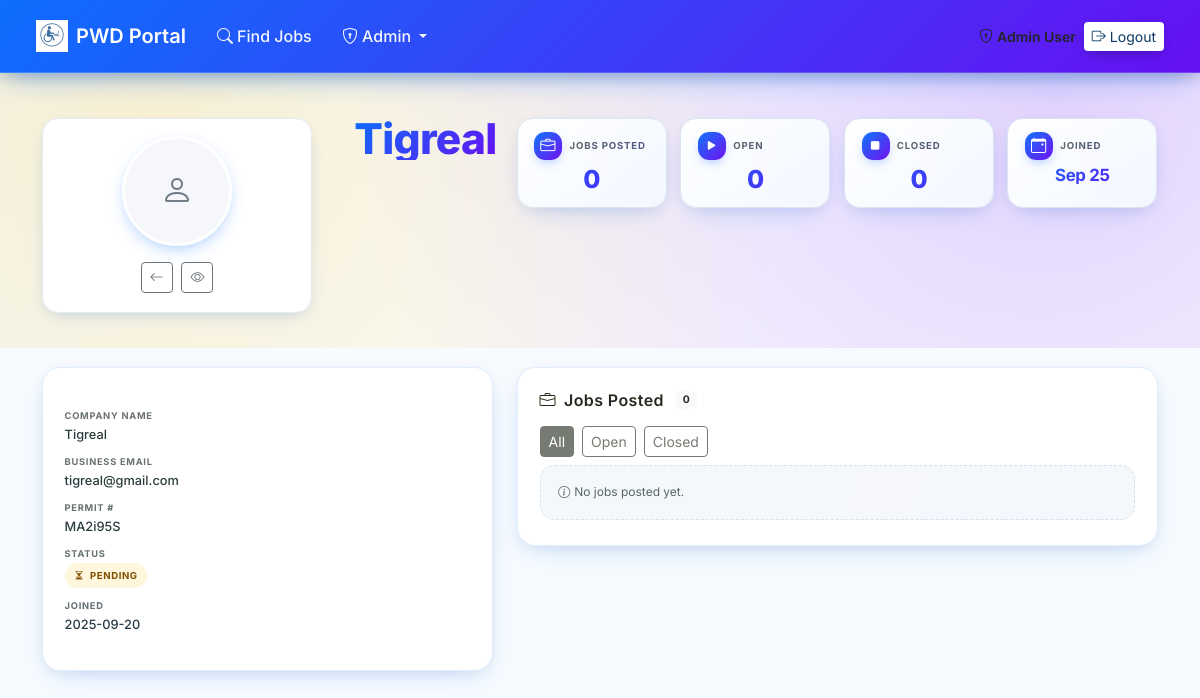
Page /public/employer_profile.php?user_id=USR_1J5J4O6NF7F3E6B7B (signed in) on the earlier database version.
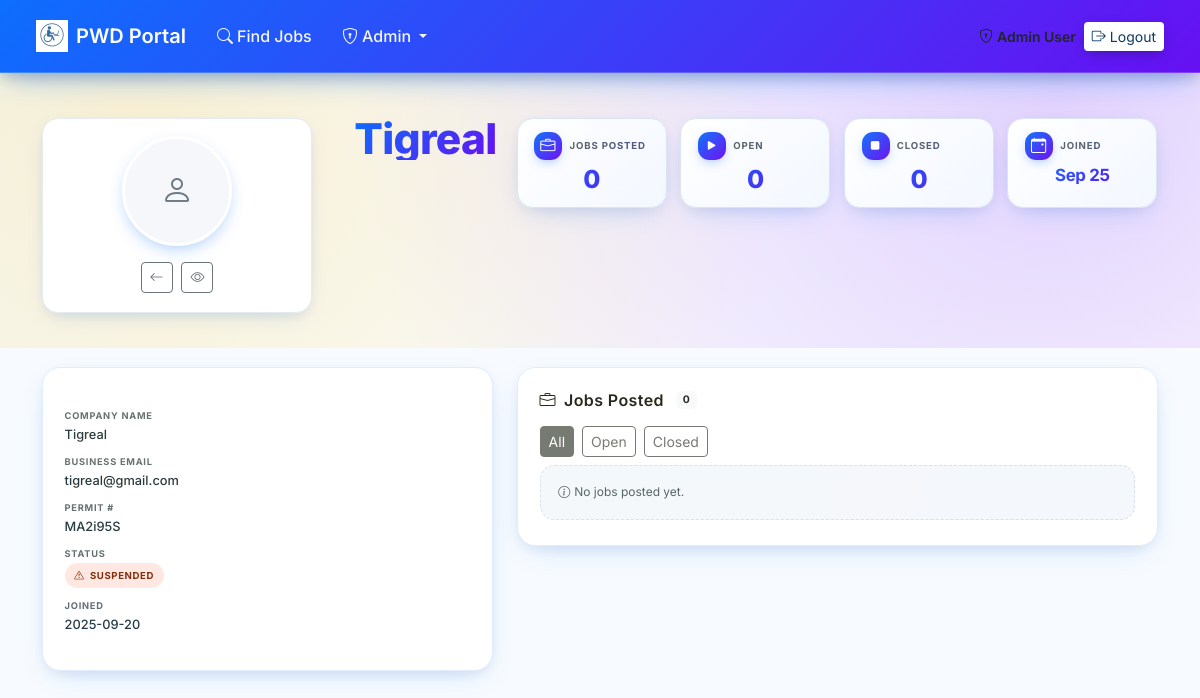
Same page on the later database version.
### tables this page shows
CREATE TABLE `users` (
  `user_id` varchar(40) NOT NULL,
  `name` varchar(120) NOT NULL,
  `date_of_birth` date DEFAULT NULL,
  `gender` enum('Male','Female','Non-binary','Prefer not to say') DEFAULT NULL,
  `phone` varchar(30) DEFAULT NULL,
  `region` varchar(100) DEFAULT NULL,
  `province` varchar(100) DEFAULT NULL,
  `city` varchar(100) DEFAULT NULL,
  `full_address` varchar(255) DEFAULT NULL,
  `email` varchar(180) NOT NULL,
  `password` varchar(255) DEFAULT NULL,
  `role` enum('job_seeker','employer','admin') NOT NULL DEFAULT 'job_seeker',
  `experience` int(11) DEFAULT 0,
  `education` varchar(120) DEFAULT NULL,
  `education_level` varchar(120) DEFAULT NULL,
  `primary_skill_summary` text DEFAULT NULL,
  `profile_completeness` tinyint(3) UNSIGNED NOT NULL DEFAULT 0,
  `profile_last_calculated` datetime DEFAULT NULL,
  `disability` varchar(255) DEFAULT NULL,
  `disability_type` varchar(120) DEFAULT NULL,
  `disability_severity` enum('Mild','Moderate','Severe') DEFAULT NULL,
  `assistive_devices` varchar(255) DEFAULT NULL,
  `pwd_id_number` varbinary(255) DEFAULT NULL,
  `pwd_id_last4` varchar(8) DEFAULT NULL,
  `pwd_id_status` enum('None','Pending','Verified','Rejected') NOT NULL DEFAULT 'None',
  `job_seeker_status` enum('Active','Suspended') NOT NULL DEFAULT 'Active',
  `pwd_id_review_note` text DEFAULT NULL,
  `pwd_id_reviewed_at` datetime DEFAULT NULL,
  `pwd_id_reviewed_by` varchar(40) DEFAULT NULL,
  `resume` varchar(255) DEFAULT NULL,
  `video_intro` varchar(255) DEFAULT NULL,
  `expected_salary_currency` varchar(8) DEFAULT 'PHP',
  `expected_salary_min` int(11) DEFAULT NULL,
  `expected_salary_max` int(11) DEFAULT NULL,
  `expected_salary_period` enum('monthly','yearly','hourly') DEFAULT 'monthly',
  `interests` text DEFAULT NULL,
  `accessibility_preferences` varchar(255) DEFAULT NULL,
  `preferred_location` varchar(255) DEFAULT NULL,
  `preferred_work_setup` enum('On-site','Hybrid','Remote') DEFAULT NULL,
  `created_at` timestamp NOT NULL DEFAULT current_timestamp(),
  `company_name` varchar(255) DEFAULT '',
  `business_email` varchar(255) DEFAULT '',
  `company_website` varchar(255) DEFAULT NULL,
  `company_phone` varchar(64) DEFAULT NULL,
  `business_permit_number` varchar(100) DEFAULT NULL,
  `employer_status` enum('Pending','Approved','Suspended','Rejected') DEFAULT 'Pending',
  `suspension_reason` text DEFAULT NULL,
  `employer_doc` varchar(255) DEFAULT '',
  `profile_picture` varchar(255) DEFAULT NULL,
  `deleted_at` datetime DEFAULT NULL
);

### classes/User.php (called while the page is built, shortened)
<?php
class User {
    public static function findById(string $id): ?self {
        $pdo = Database::getConnection();
        $stmt = $pdo->prepare("SELECT * FROM users WHERE user_id=? LIMIT 1");
        $stmt->execute([$id]);
        $row = $stmt->fetch(PDO::FETCH_ASSOC);
        return new self($row);
    }
}

### public/employer_profile.php (the view, shortened to what the changed rows need)
<?php
require_once '../classes/User.php';
$viewerId   = $_SESSION['user_id'] ?? null;
$viewerRole = $_SESSION['role'] ?? '';
$userParam  = $_GET['user_id'] ?? '';
$employer = User::findById($userParam);
$isSelf = ($viewerRole === 'employer' && $viewerId === $employer->user_id);
$canSeePrivate = $isSelf || ($viewerRole === 'admin');
$jobs = [];
try {
    $pdo = Database::getConnection();
    $stmt = $pdo->prepare("
        SELECT job_id, title, status, created_at, employment_type, salary_min, salary_max, salary_currency
        FROM jobs
        WHERE employer_id=?
        ORDER BY created_at DESC
        LIMIT 200
    ");
    $stmt->execute([$employer->user_id]);
    $jobs = $stmt->fetchAll(PDO::FETCH_ASSOC);
} catch (Throwable $e) {
    $jobs = [];
}
include '../includes/header.php';
$joinDate = null;
if (!empty($employer->created_at)) {
    $ts = strtotime($employer->created_at);
    if ($ts && $ts > 0) $joinDate = date('Y-m-d',$ts);
}
?>
<div class="container ep-shell pb-4">
  <div class="row g-4">
    <div class="col-lg-5">
      <div class="ep-left-card h-100">
        <dl class="ep-details-dl">
          <dt>Company Name</dt>
          <dd><?php echo htmlspecialchars($employer->company_name ?: $employer->name); ?></dd>
          <?php if ($canSeePrivate && $employer->business_email): ?>
            <dt>Business Email</dt>
            <dd><?php echo htmlspecialchars($employer->business_email); ?></dd>
          <?php endif; ?>
          <?php if ($canSeePrivate && $employer->business_permit_number): ?>
            <dt>Permit #</dt>
            <dd><?php echo htmlspecialchars($employer->business_permit_number); ?></dd>
          <?php endif; ?>
          <?php if ($canSeePrivate && $employer->employer_status): ?>
            <dt>Status</dt>
            <dd>
              <?php $st=$employer->employer_status; $cls=strtolower($st); ?>
              <span class="ep-badge-status <?php echo htmlspecialchars($cls); ?>">
                <i class="bi bi-<?php echo $st==='Approved'?'check-circle':($st==='Suspended'?'exclamation-triangle':($st==='Rejected'?'x-circle':'hourglass-split')); ?>"></i>
                <?php echo htmlspecialchars($st); ?>
              </span>
            </dd>
          <?php endif; ?>
          <?php if ($joinDate): ?>
            <dt>Joined</dt>
            <dd><?php echo htmlspecialchars($joinDate); ?></dd>
          <?php endif; ?>
        </dl>
      </div>
    </div>
    <div class="col-lg-7">
      <div class="ep-jobs-card">
        <div class="ep-jobs-head">
          <h2><i class="bi bi-briefcase"></i><span>Jobs Posted</span><span class="badge bg-light text-dark ms-1" style="font-size:.65rem;"><?php echo count($jobs); ?></span></h2>
        </div>
      </div>
    </div>
  </div>
</div>
<?php include '../includes/footer.php'; ?>

Differences in the rows shown:
changed users "Tigreal": employer_status "PENDING" → "SUSPENDED"
